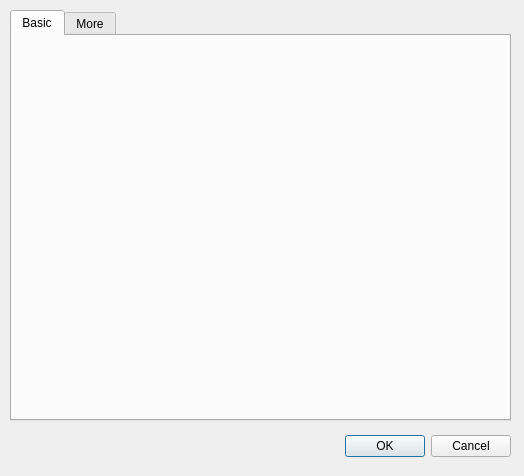
<?xml version="1.0" encoding="UTF-8"?>
<ui version="4.0">
 <class>projectsettings</class>
 <widget class="QDialog" name="projectsettings">
  <property name="geometry">
   <rect>
    <x>0</x>
    <y>0</y>
    <width>524</width>
    <height>476</height>
   </rect>
  </property>
  <property name="windowTitle">
   <string>Dialog</string>
  </property>
  <widget class="QDialogButtonBox" name="buttonBox">
   <property name="geometry">
    <rect>
     <x>170</x>
     <y>430</y>
     <width>341</width>
     <height>32</height>
    </rect>
   </property>
   <property name="orientation">
    <enum>Qt::Horizontal</enum>
   </property>
   <property name="standardButtons">
    <set>QDialogButtonBox::Cancel|QDialogButtonBox::Ok</set>
   </property>
  </widget>
  <widget class="QTabWidget" name="tabWidget">
   <property name="geometry">
    <rect>
     <x>10</x>
     <y>10</y>
     <width>501</width>
     <height>411</height>
    </rect>
   </property>
   <property name="currentIndex">
    <number>0</number>
   </property>
   <widget class="QWidget" name="tabBasic">
    <attribute name="title">
     <string>Basic</string>
    </attribute>
    <layout class="QFormLayout" name="formLayout">
     <property name="fieldGrowthPolicy">
      <enum>QFormLayout::AllNonFixedFieldsGrow</enum>
     </property>
    </layout>
   </widget>
   <widget class="QWidget" name="tabMore">
    <attribute name="title">
     <string>More</string>
    </attribute>
    <widget class="QCheckBox" name="checkBox">
     <property name="geometry">
      <rect>
       <x>30</x>
       <y>30</y>
       <width>95</width>
       <height>24</height>
      </rect>
     </property>
     <property name="text">
      <string>Strongs</string>
     </property>
    </widget>
   </widget>
  </widget>
 </widget>
 <resources/>
 <connections>
  <connection>
   <sender>buttonBox</sender>
   <signal>accepted()</signal>
   <receiver>projectsettings</receiver>
   <slot>accept()</slot>
   <hints>
    <hint type="sourcelabel">
     <x>248</x>
     <y>254</y>
    </hint>
    <hint type="destinationlabel">
     <x>157</x>
     <y>274</y>
    </hint>
   </hints>
  </connection>
  <connection>
   <sender>buttonBox</sender>
   <signal>rejected()</signal>
   <receiver>projectsettings</receiver>
   <slot>reject()</slot>
   <hints>
    <hint type="sourcelabel">
     <x>316</x>
     <y>260</y>
    </hint>
    <hint type="destinationlabel">
     <x>286</x>
     <y>274</y>
    </hint>
   </hints>
  </connection>
 </connections>
</ui>
